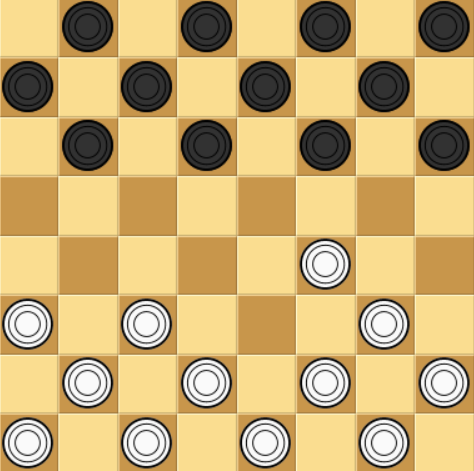
#> input picture Pycharm projekt/Makvaer/Makvaer1.png, 474 x 471 px
$ python Main.py
#> lines starting #> are read from the running program, lines starting #| are printed output that depends on the picture; after the words box and inside, x2 and y2 are one past the last pixel; in counts of white or black regions, pixels touching at a corner belong together
import cv2
import numpy as np

img = cv2.imread("Makvaer1.png", cv2.IMREAD_COLOR)
#> img is the input picture: shape (471, 474, 3); mean B, G, R 118.3, 176.2, 203.6
# Convert to grayscale
gray = cv2.cvtColor(img, cv2.COLOR_BGR2GRAY)
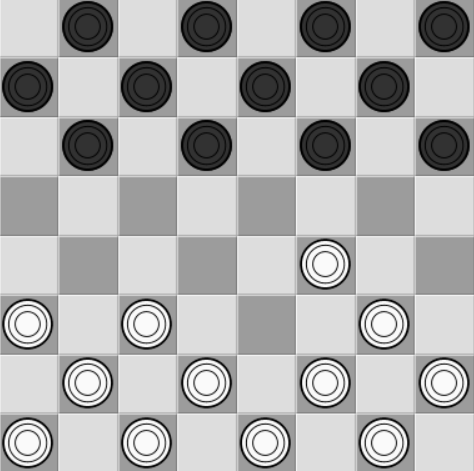
#> gray: shape (471, 474); min 0, max 250, mean 177.8

# Blur using 3 * 3 kernel.
gray_blurred = cv2.blur(gray, (3, 3))
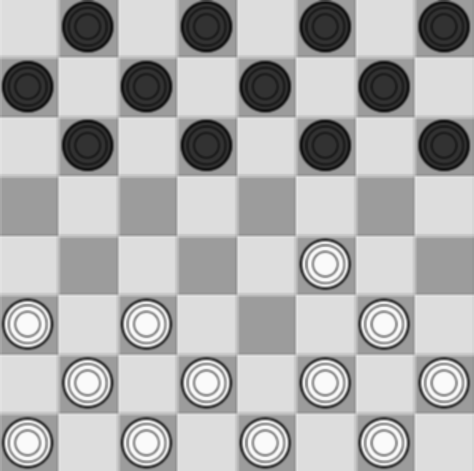
#> gray_blurred: shape (471, 474); min 13, max 250, mean 177.8

# Apply Hough transform on the blurred image.
detected_circles = cv2.HoughCircles(gray_blurred,
                                    cv2.HOUGH_GRADIENT, 1, 20, param1=50,
                                    param2=30, minRadius=1, maxRadius=40)
#> detected_circles = 24 rows, first 8: [324.5, 26.5, 25.2], [443.5, 144.5, 25.2], [264.5, 86.5, 25.2], [324.5, 144.5, 25.2], [87.5, 26.5, 25.2], [27.5, 86.5, 25.2], [205.5, 144.5, 25.4], [206.5, 26.5, 25.4]

# Draw circles that are detected.
if detected_circles is not None:

    # Convert the circle parameters a, b and r to integers.
    detected_circles = np.uint16(np.around(detected_circles))
#> detected_circles = 24 rows, first 8: [324, 26, 25], [444, 144, 25], [264, 86, 25], [324, 144, 25], [88, 26, 25], [28, 86, 25], [206, 144, 25], [206, 26, 25]
    white  = 0
    black = 0
    circles = 0
    pos = []
    x = []
    y = []
    colors = []

    for pt in detected_circles[0, :]:
        a, b, r = pt[0], pt[1], pt[2]
        circles = circles+1

        # Draw the circumference of the circle.
        #cv2.circle(img, (a, b), r, (0, 255, 0), 2)


        # Draw a small circle (of radius 1) to show the center.
        cv2.circle(img, (a, b), 1, (0, 0, 255), 3)
        x.append(a)
        y.append(b)
        pos = [x,y]
#Lavet selv og med https://www.geeksforgeeks.org/circle-detection-using-opencv-python/
        # Get the color of the circle
        mask = np.zeros_like(gray)  # Create a mask for the current circle
        cv2.circle(mask, (a, b), r, 255, -1)  # Fill the circle in the mask

        # Extract the colors from the masked area
        masked_img = cv2.bitwise_and(img, img, mask=mask)
        mean_color = cv2.mean(masked_img, mask=mask)[:3]  # Get the mean color
        colors.append(mean_color)  # Store the mean color

        # Determine if the circle is black or white
        average_color = np.mean(mean_color)  # Calculate average brightness
        if average_color < 128:  # Threshold for black (can adjust)
            black += 1
        else:
            white += 1
#> this loop made 24 passes
#> (a, b, r, pos, mean_color, average_color) on passes 2 to 6: (444, 144, 25, [[324, 444], [26, 144]], (37.17, 37.9, 41.65), 38.91), (264, 86, 25, [[324, 444, 264], [26, 144, 86]], (36.96, 37.5, 41.11), 38.52), (324, 144, 25, [[324, 444, 264, 324], [26, 144, 86, 144]], (37.37, 38.28, 42.14), 39.26), (88, 26, 25, [[324, 444, 264, 324, 88], [26, 144, 86, 144, 26]], (37.05, 37.67, 41.32), 38.68), (28, 86, 25, [[324, 444, 264, 324, 88, 28], [26, 144, 86, 144, 26, 86]], (37.07, 37.71, 41.38), 38.72)
#> (a, b, r, mean_color, average_color) on passes 1, 7, 8, 9, 10, 11: (324, 26, 25, (36.98, 37.54, 41.16), 38.56), (206, 144, 25, (37.13, 37.78, 41.47), 38.79), (206, 26, 25, (36.67, 36.93, 40.35), 37.98), (88, 144, 25, (37.43, 38.39, 42.28), 39.36), (206, 382, 22, (207.9, 207.9, 212.1), 209.3), (146, 442, 22, (207.9, 207.9, 212.1), 209.3)
#> pass 1, `masked_img = cv2.bitwise_and(img, img, mask=mask)`:
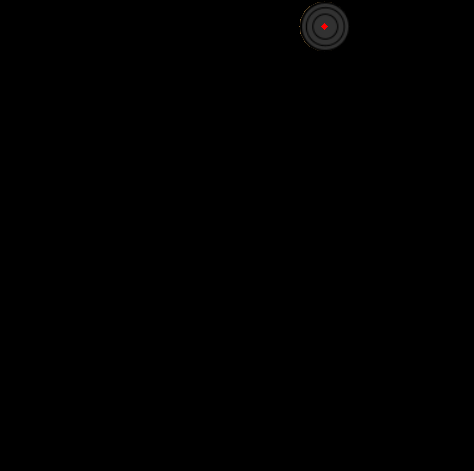
#> masked_img: shape (471, 474, 3); mean B, G, R 0.3, 0.3, 0.4
#> after the loop:
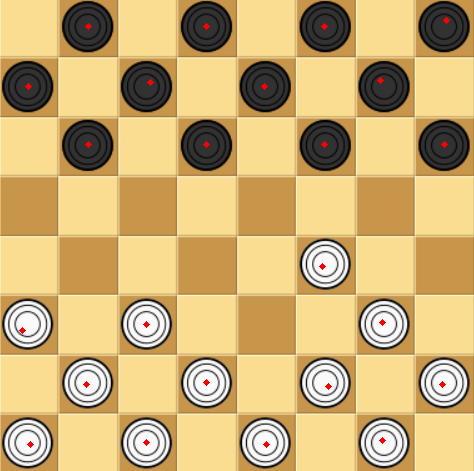
#> img: shape (471, 474, 3); 0.27% of pixels changed, all inside (x1, y1, x2, y2) = (19, 17, 450, 448)
#> after the loop:
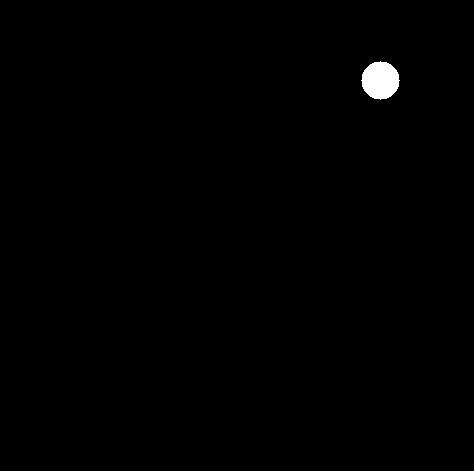
#> mask: shape (471, 474); 0.51% white; 1 white region, box (x1, y1, x2, y2) and area: (361, 61, 400, 100) 1129
#> after the loop, black = 12; circles = 24; colors = 24 items, first 6: (36.98, 37.54, 41.16), (37.17, 37.9, 41.65), (36.96, 37.5, 41.11), (37.37, 38.28, 42.14), (37.05, 37.67, 41.32), (37.07, 37.71, 41.38); white = 12; x = [324, 444, 264, 324, 88, 28, 206, 206, 88, 206, 146, 146, 442, 322, 382, 382, 30, 86, 446, 266, 328, 150, 22, 380]; y = [26, 144, 86, 144, 26, 86, 144, 26, 144, 382, 442, 324, 384, 266, 322, 440, 444, 384, 20, 444, 386, 82, 330, 80]
#Lavet af Chat


    #Find the board
    edges = cv2.Canny(gray, 50, 150, apertureSize=3)
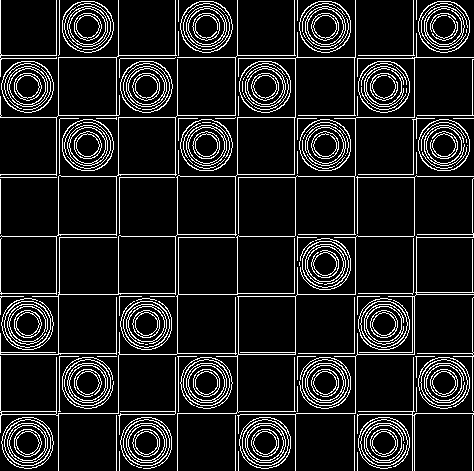
#> edges: shape (471, 474); 12.3% white in thin lines or dots
    Lines = []
    y_line = []
    x_line = []

    # This returns an array of r and theta values
    lines = cv2.HoughLines(edges, 1, np.pi / 180, 210)
#> lines = 25 rows, first 8: [472, 0], [0, 0], [413, 1.57], [294, 1.57], [57, 1.57], [58, 0], [116, 0], [115, 1.57]
    # The below for loop runs till r and theta values
    # are in the range of the 2d array
    for r_theta in lines:
        arr = np.array(r_theta[0], dtype=np.float64)
        r, theta = arr
        # Stores the value of cos(theta) in a
        a = np.cos(theta)

        # Stores the value of sin(theta) in b
        b = np.sin(theta)

        # x0 stores the value rcos(theta)
        x0 = a * r

        # y0 stores the value rsin(theta)
        y0 = b * r

        # x1 stores the rounded off value of (rcos(theta)-1000sin(theta))
        x1 = int(x0 + 1000 * (-b))

        # y1 stores the rounded off value of (rsin(theta)+1000cos(theta))
        y1 = int(y0 + 1000 * (a))

        # x2 stores the rounded off value of (rcos(theta)+1000sin(theta))
        x2 = int(x0 - 1000 * (-b))

        # y2 stores the rounded off value of (rsin(theta)-1000cos(theta))
        y2 = int(y0 - 1000 * (a))
        #print(x1, y1, x2, y2)

        y_line.append(y1)
        y_line.append(y2)
        x_line.append(x1)
        x_line.append(x2)

        Lines.append([y_line, x_line])

        # cv2.line draws a line in img from the point(x1,y1) to (x2,y2).
        # (0,0,255) denotes the colour of the line to be
        # drawn. In this case, it is red.
        cv2.line(img, (x1, y1), (x2, y2), (0, 0, 255), 2)
#> this loop made 25 passes
#> (r, theta, a, b, x0, y0, x1, y1) on passes 1 to 12: (472, 0, 1, 0, 472, 0, 472, 1000), (0, 0, 1, 0, 0, 0, 0, 1000), (413, 1.57, -4.37e-08, 1, -1.81e-05, 413, -1000, 412), (294, 1.57, -4.37e-08, 1, -1.29e-05, 294, -1000, 293), (57, 1.57, -4.37e-08, 1, -2.49e-06, 57, -1000, 56), (58, 0, 1, 0, 58, 0, 58, 1000), (116, 0, 1, 0, 116, 0, 116, 1000), (115, 1.57, -4.37e-08, 1, -5.03e-06, 115, -1000, 114), (414, 0, 1, 0, 414, 0, 414, 1000), (353, 1.57, -4.37e-08, 1, -1.54e-05, 353, -1000, 352), (56, 0, 1, 0, 56, 0, 56, 1000), (118, 0, 1, 0, 118, 0, 118, 1000)
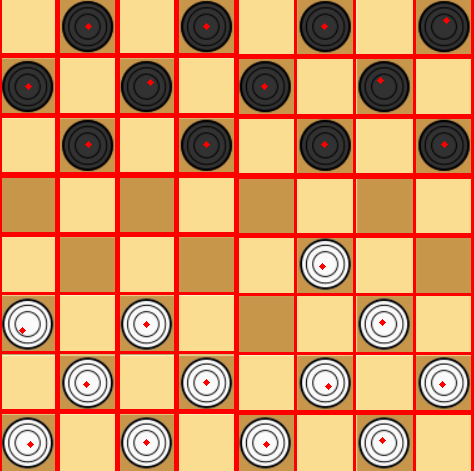
#> img: shape (471, 474, 3); 13.48% of pixels changed, all inside (x1, y1, x2, y2) = (0, 0, 474, 471)
#> after the loop, Lines = 25 items; x_line = 50 values, max 999 at index 5, min -1000 at index 4, mean 108; y_line = 50 values, max 1000 at index 0, min -1000 at index 1, mean 105.2


    #Fundet på https://www.geeksforgeeks.org/line-detection-python-opencv-houghline-method/


    print(f"Number of circles: {circles}")
#| Number of circles: 24
    print(f"Each circles position: {pos}")
#> (printed output is left out)
    print(f"Number of white circles: {white}")
#| Number of white circles: 12
    print(f"Number of black circles: {black}")
#| Number of black circles: 12
    print(f"Number of lines: {Lines}")
#> (printed output is left out)
cv2.imshow("Detected Circle", img)
cv2.imshow("Edges", edges)
cv2.waitKey(0)

$ run again, with Pycharm projekt/Makvaer/Capture.PNG copied over Pycharm projekt/Makvaer/Makvaer1.png
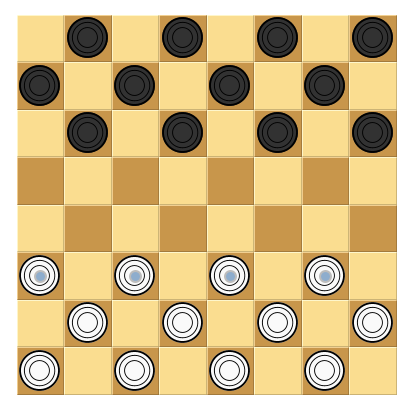
#> input picture Pycharm projekt/Makvaer/Capture.PNG, 410 x 410 px
#> img is the input picture: shape (410, 410, 3); mean B, G, R 137.6, 187.4, 210.9
#> `detected_circles = cv2.HoughCircles(gray_blurred, cv2.HOUGH_GRADIENT, ..`: detected_circles = 24 rows, first 8: [133.5, 274.5, 18.5], [228.5, 274.5, 18.5], [323.5, 274.5, 18.5], [37.5, 273.5, 19.3], [131.5, 372.5, 17.4], [226.5, 372.5, 17.4], [321.5, 372.5, 17.4], [369.5, 319.5, 15]
#> `detected_circles = np.uint16(np.around(detected_circles))`: detected_circles = 24 rows, first 8: [134, 274, 18], [228, 274, 18], [324, 274, 18], [38, 274, 19], [132, 372, 17], [226, 372, 17], [322, 372, 17], [370, 320, 15]
#> the loop `for pt in detected_circles[0, :]:` made 24 passes
#> (a, b, r, pos, mean_color, average_color) on passes 2 to 5: (228, 274, 18, [[134, 228], [274, 274]], (196.4, 195, 200), 197.1), (324, 274, 18, [[134, 228, 324], [274, 274, 274]], (199.1, 197.8, 202.9), 199.9), (38, 274, 19, [[134, 228, 324, 38], [274, 274, 274, 274]], (189.3, 188.1, 192.6), 190), (132, 372, 17, [[134, 228, 324, 38, 132], [274, 274, 274, 274, 372]], (203.1, 203.1, 210.2), 205.4)
#> after the loop `for pt in detected_circles[0, :]:`:
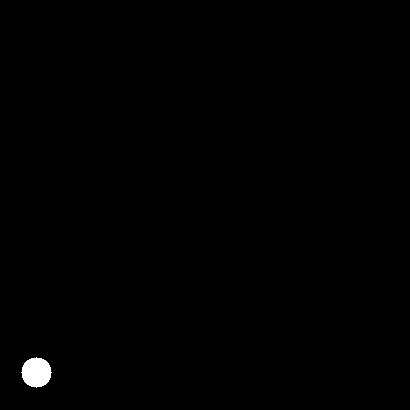
#> mask: shape (410, 410); 0.42% white; 1 white region, box (x1, y1, x2, y2) and area: (21, 357, 52, 388) 709
#> after the loop `for pt in detected_circles[0, :]:`: black = 12; circles = 24; colors = 24 items, first 6: (199.1, 197.8, 202.9), (196.4, 195, 200), (199.1, 197.8, 202.9), (189.3, 188.1, 192.6), (203.1, 203.1, 210.2), (198.4, 198.5, 205.7); white = 12; x = [134, 228, 324, 38, 132, 226, 322, 370, 40, 88, 88, 134, 182, 182, 230, 278, 278, 324, 372, 372, 84, 180, 274, 36]; y = [274, 274, 274, 274, 372, 372, 372, 320, 86, 38, 132, 86, 38, 132, 86, 38, 132, 86, 38, 132, 320, 320, 320, 372]
#> edges: shape (410, 410); 12.5% white in thin lines or dots, all inside (x1, y1, x2, y2) = (17, 15, 398, 396)
#> lines = [[397, 0], [395, 1.57], [17, 0], [15, 1.57]]
#> the loop `for r_theta in lines:` made 4 passes
#> (r, theta, a, b, x0, y0, x1, y1) on passes 1 to 4: (397, 0, 1, 0, 397, 0, 397, 1000), (395, 1.57, -4.37e-08, 1, -1.73e-05, 395, -1000, 394), (17, 0, 1, 0, 17, 0, 17, 1000), (15, 1.57, -4.37e-08, 1, -6.56e-07, 15, -1000, 14)
#> after the loop `for r_theta in lines:`:
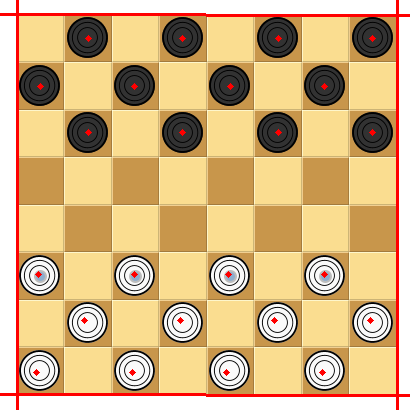
#> img: shape (410, 410, 3); mean B, G, R 131.5, 180.4, 211.8
#> after the loop `for r_theta in lines:`: Lines = 4 items; x_line = [397, 397, -1000, 999, 17, 17, -1000, 999]; y_line = [1000, -1000, 394, 395, 1000, -1000, 14, 15]
#| Number of circles: 24
#> (printed output is left out)
#| Number of white circles: 12
#| Number of black circles: 12
#> (printed output is left out)

$ run again, with Pycharm projekt/Makvaer/Makvaer.png copied over Pycharm projekt/Makvaer/Makvaer1.png
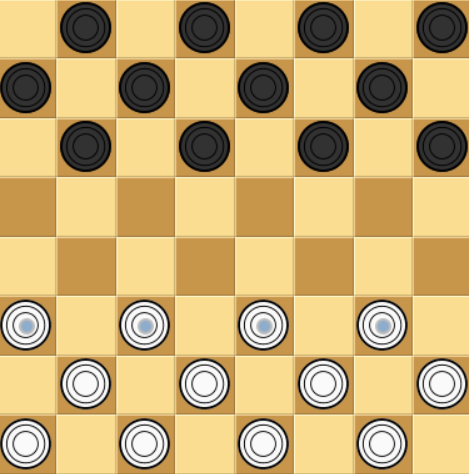
#> input picture Pycharm projekt/Makvaer/Makvaer.png, 469 x 474 px
#> img is the input picture: shape (474, 469, 3); mean B, G, R 118.2, 175.9, 203.2
#> `detected_circles = cv2.HoughCircles(gray_blurred, cv2.HOUGH_GRADIENT, ..`: detected_circles = 24 rows, first 8: [322.5, 27.5, 25.2], [441.5, 145.5, 25.2], [262.5, 87.5, 25.2], [322.5, 145.5, 25.2], [203.5, 145.5, 25.4], [25.5, 87.5, 25.2], [204.5, 27.5, 25.4], [85.5, 27.5, 25.2]
#> `detected_circles = np.uint16(np.around(detected_circles))`: detected_circles = 24 rows, first 8: [322, 28, 25], [442, 146, 25], [262, 88, 25], [322, 146, 25], [204, 146, 25], [26, 88, 25], [204, 28, 25], [86, 28, 25]
#> the loop `for pt in detected_circles[0, :]:` made 24 passes
#> (a, b, r, pos, mean_color, average_color) on passes 2 to 5: (442, 146, 25, [[322, 442], [28, 146]], (36.73, 37.1, 40.59), 38.14), (262, 88, 25, [[322, 442, 262], [28, 146, 88]], (37.33, 38.21, 42.05), 39.2), (322, 146, 25, [[322, 442, 262, 322], [28, 146, 88, 146]], (36.97, 37.53, 41.16), 38.55), (204, 146, 25, [[322, 442, 262, 322, 204], [28, 146, 88, 146, 146]], (36.67, 36.93, 40.35), 37.98)
#> after the loop `for pt in detected_circles[0, :]:`: black = 12; circles = 24; colors = 24 items, first 6: (37.35, 38.24, 42.1), (36.73, 37.1, 40.59), (37.33, 38.21, 42.05), (36.97, 37.53, 41.16), (36.67, 36.93, 40.35), (37.43, 38.4, 42.3); white = 12; x = [322, 442, 262, 322, 204, 26, 204, 86, 86, 204, 144, 144, 26, 440, 380, 28, 380, 84, 266, 264, 326, 444, 148, 378]; y = [28, 146, 88, 146, 146, 88, 28, 28, 146, 384, 444, 324, 324, 386, 322, 446, 442, 386, 322, 446, 386, 22, 82, 82]
#> `edges = cv2.Canny(gray, 50, 150, apertureSize=3)`:
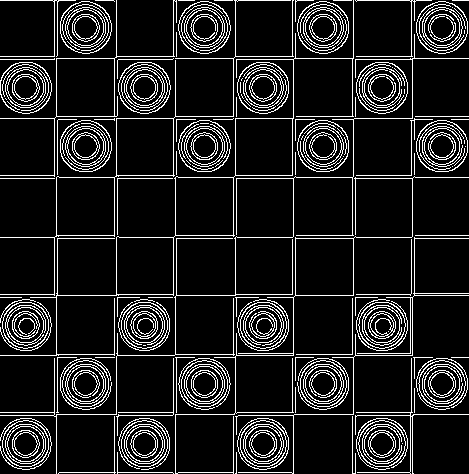
#> edges: shape (474, 469); 12.4% white in thin lines or dots
#> lines = 25 rows, first 8: [0, 1.57], [472, 1.57], [56, 0], [114, 0], [412, 0], [414, 1.57], [293, 0], [233, 0]
#> the loop `for r_theta in lines:` made 25 passes
#> (r, theta, a, b, x0, y0, x1, y1) on passes 1 to 8: (0, 1.57, -4.37e-08, 1, 0, 0, -999, 0), (472, 1.57, -4.37e-08, 1, -2.06e-05, 472, -1000, 471), (56, 0, 1, 0, 56, 0, 56, 1000), (114, 0, 1, 0, 114, 0, 114, 1000), (412, 0, 1, 0, 412, 0, 412, 1000), (414, 1.57, -4.37e-08, 1, -1.81e-05, 414, -1000, 413), (293, 0, 1, 0, 293, 0, 293, 1000), (233, 0, 1, 0, 233, 0, 233, 1000)
#> after the loop `for r_theta in lines:`:
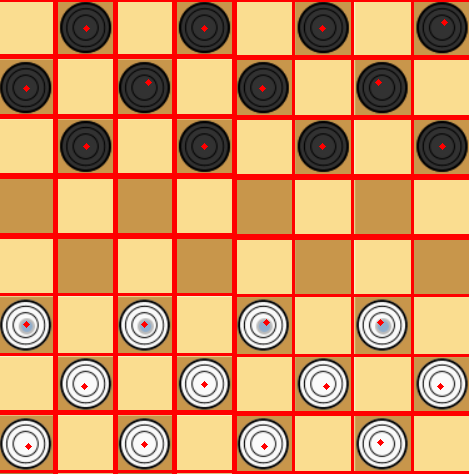
#> img: shape (474, 469, 3); mean B, G, R 101.6, 150.2, 208.5
#> after the loop `for r_theta in lines:`: Lines = 25 items; x_line = 50 values, max 999 at index 1, min -1000 at index 2, mean 88.26; y_line = 50 values, max 1000 at index 4, min -1000 at index 5, mean 124.6
#| Number of circles: 24
#> (printed output is left out)
#| Number of white circles: 12
#| Number of black circles: 12
#> (printed output is left out)
